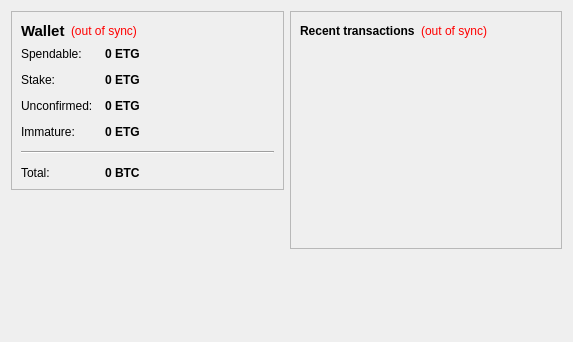
<?xml version="1.0" encoding="UTF-8"?>
<ui version="4.0">
 <class>OverviewPage</class>
 <widget class="QWidget" name="OverviewPage">
  <property name="geometry">
   <rect>
    <x>0</x>
    <y>0</y>
    <width>573</width>
    <height>342</height>
   </rect>
  </property>
  <property name="windowTitle">
   <string>Form</string>
  </property>
  <layout class="QHBoxLayout" name="horizontalLayout" stretch="1,1">
   <item>
    <layout class="QVBoxLayout" name="verticalLayout_2">
     <item>
      <widget class="QFrame" name="frame">
       <property name="frameShape">
        <enum>QFrame::StyledPanel</enum>
       </property>
       <property name="frameShadow">
        <enum>QFrame::Raised</enum>
       </property>
       <layout class="QVBoxLayout" name="verticalLayout_4">
        <item>
         <layout class="QHBoxLayout" name="horizontalLayout_4">
          <item>
           <widget class="QLabel" name="label_5">
            <property name="font">
             <font>
              <pointsize>11</pointsize>
              <weight>75</weight>
              <bold>true</bold>
             </font>
            </property>
            <property name="text">
             <string>Wallet</string>
            </property>
           </widget>
          </item>
          <item>
           <widget class="QLabel" name="labelWalletStatus">
            <property name="toolTip">
             <string>The displayed information may be out of date. Your wallet automatically synchronizes with the ServetCoin network after a connection is established, but this process has not completed yet.</string>
            </property>
            <property name="styleSheet">
             <string notr="true">QLabel { color: red; }</string>
            </property>
            <property name="text">
             <string notr="true">(out of sync)</string>
            </property>
            <property name="alignment">
             <set>Qt::AlignLeading|Qt::AlignLeft|Qt::AlignVCenter</set>
            </property>
           </widget>
          </item>
          <item>
           <spacer name="horizontalSpacer_2">
            <property name="orientation">
             <enum>Qt::Horizontal</enum>
            </property>
            <property name="sizeHint" stdset="0">
             <size>
              <width>40</width>
              <height>20</height>
             </size>
            </property>
           </spacer>
          </item>
         </layout>
        </item>
        <item>
         <layout class="QFormLayout" name="formLayout_2">
          <property name="fieldGrowthPolicy">
           <enum>QFormLayout::AllNonFixedFieldsGrow</enum>
          </property>
          <property name="horizontalSpacing">
           <number>12</number>
          </property>
          <property name="verticalSpacing">
           <number>12</number>
          </property>
          <item row="0" column="0">
           <widget class="QLabel" name="label">
            <property name="text">
             <string>Spendable:</string>
            </property>
           </widget>
          </item>
          <item row="0" column="1">
           <widget class="QLabel" name="labelBalance">
            <property name="font">
             <font>
              <weight>75</weight>
              <bold>true</bold>
             </font>
            </property>
            <property name="cursor">
             <cursorShape>IBeamCursor</cursorShape>
            </property>
            <property name="toolTip">
             <string>Your current spendable balance</string>
            </property>
            <property name="text">
             <string notr="true">0 ETG</string>
            </property>
            <property name="textInteractionFlags">
             <set>Qt::LinksAccessibleByMouse|Qt::TextSelectableByKeyboard|Qt::TextSelectableByMouse</set>
            </property>
           </widget>
          </item>
          <item row="1" column="0">
           <widget class="QLabel" name="label_6">
            <property name="text">
             <string>Stake:</string>
            </property>
           </widget>
          </item>
          <item row="1" column="1">
           <widget class="QLabel" name="labelStake">
            <property name="font">
             <font>
              <weight>75</weight>
              <bold>true</bold>
             </font>
            </property>
            <property name="cursor">
             <cursorShape>IBeamCursor</cursorShape>
            </property>
            <property name="toolTip">
             <string>Total of coins that was staked, and do not yet count toward the current balance</string>
            </property>
            <property name="text">
             <string notr="true">0 ETG</string>
            </property>
            <property name="textInteractionFlags">
             <set>Qt::LinksAccessibleByMouse|Qt::TextSelectableByKeyboard|Qt::TextSelectableByMouse</set>
            </property>
           </widget>
          </item>
          <item row="2" column="0">
           <widget class="QLabel" name="label_3">
            <property name="text">
             <string>Unconfirmed:</string>
            </property>
           </widget>
          </item>
          <item row="2" column="1">
           <widget class="QLabel" name="labelUnconfirmed">
            <property name="font">
             <font>
              <weight>75</weight>
              <bold>true</bold>
             </font>
            </property>
            <property name="cursor">
             <cursorShape>IBeamCursor</cursorShape>
            </property>
            <property name="toolTip">
             <string>Total of transactions that have yet to be confirmed, and do not yet count toward the current balance</string>
            </property>
            <property name="text">
             <string notr="true">0 ETG</string>
            </property>
            <property name="textInteractionFlags">
             <set>Qt::LinksAccessibleByMouse|Qt::TextSelectableByKeyboard|Qt::TextSelectableByMouse</set>
            </property>
           </widget>
          </item>
          <item row="3" column="0">
           <widget class="QLabel" name="labelImmatureText">
            <property name="text">
             <string>Immature:</string>
            </property>
           </widget>
          </item>
          <item row="3" column="1">
           <widget class="QLabel" name="labelImmature">
            <property name="font">
             <font>
              <weight>75</weight>
              <bold>true</bold>
             </font>
            </property>
            <property name="toolTip">
             <string>Mined balance that has not yet matured</string>
            </property>
            <property name="text">
             <string notr="true">0 ETG</string>
            </property>
            <property name="textInteractionFlags">
             <set>Qt::LinksAccessibleByMouse|Qt::TextSelectableByKeyboard|Qt::TextSelectableByMouse</set>
            </property>
           </widget>
          </item>
          <item row="4" column="0" colspan="2">
           <widget class="Line" name="line">
            <property name="orientation">
             <enum>Qt::Horizontal</enum>
            </property>
           </widget>
          </item>
          <item row="5" column="0">
           <widget class="QLabel" name="labelTotalText">
            <property name="text">
             <string>Total:</string>
            </property>
           </widget>
          </item>
          <item row="5" column="1">
           <widget class="QLabel" name="labelTotal">
            <property name="font">
             <font>
              <weight>75</weight>
              <bold>true</bold>
             </font>
            </property>
            <property name="cursor">
             <cursorShape>IBeamCursor</cursorShape>
            </property>
            <property name="toolTip">
             <string>Your current total balance</string>
            </property>
            <property name="text">
             <string notr="true">0 BTC</string>
            </property>
            <property name="textInteractionFlags">
             <set>Qt::LinksAccessibleByMouse|Qt::TextSelectableByKeyboard|Qt::TextSelectableByMouse</set>
            </property>
           </widget>
          </item>
         </layout>
        </item>
       </layout>
      </widget>
     </item>
     <item>
      <spacer name="verticalSpacer">
       <property name="orientation">
        <enum>Qt::Vertical</enum>
       </property>
       <property name="sizeHint" stdset="0">
        <size>
         <width>20</width>
         <height>40</height>
        </size>
       </property>
      </spacer>
     </item>
    </layout>
   </item>
   <item>
    <layout class="QVBoxLayout" name="verticalLayout_3">
     <item>
      <widget class="QFrame" name="frame_2">
       <property name="frameShape">
        <enum>QFrame::StyledPanel</enum>
       </property>
       <property name="frameShadow">
        <enum>QFrame::Raised</enum>
       </property>
       <layout class="QVBoxLayout" name="verticalLayout">
        <item>
         <layout class="QHBoxLayout" name="horizontalLayout_2">
          <item>
           <widget class="QLabel" name="label_4">
            <property name="text">
             <string>&lt;b&gt;Recent transactions&lt;/b&gt;</string>
            </property>
           </widget>
          </item>
          <item>
           <widget class="QLabel" name="labelTransactionsStatus">
            <property name="toolTip">
             <string>The displayed information may be out of date. Your wallet automatically synchronizes with the ServetCoin network after a connection is established, but this process has not completed yet.</string>
            </property>
            <property name="styleSheet">
             <string notr="true">QLabel { color: red; }</string>
            </property>
            <property name="text">
             <string notr="true">(out of sync)</string>
            </property>
            <property name="alignment">
             <set>Qt::AlignRight|Qt::AlignTrailing|Qt::AlignVCenter</set>
            </property>
           </widget>
          </item>
          <item>
           <spacer name="horizontalSpacer">
            <property name="orientation">
             <enum>Qt::Horizontal</enum>
            </property>
            <property name="sizeHint" stdset="0">
             <size>
              <width>40</width>
              <height>20</height>
             </size>
            </property>
           </spacer>
          </item>
         </layout>
        </item>
        <item>
         <widget class="QListView" name="listTransactions">
          <property name="styleSheet">
           <string notr="true">QListView { background: transparent; }</string>
          </property>
          <property name="frameShape">
           <enum>QFrame::NoFrame</enum>
          </property>
          <property name="verticalScrollBarPolicy">
           <enum>Qt::ScrollBarAlwaysOff</enum>
          </property>
          <property name="horizontalScrollBarPolicy">
           <enum>Qt::ScrollBarAlwaysOff</enum>
          </property>
          <property name="selectionMode">
           <enum>QAbstractItemView::NoSelection</enum>
          </property>
         </widget>
        </item>
       </layout>
      </widget>
     </item>
     <item>
      <spacer name="verticalSpacer_2">
       <property name="orientation">
        <enum>Qt::Vertical</enum>
       </property>
       <property name="sizeHint" stdset="0">
        <size>
         <width>20</width>
         <height>40</height>
        </size>
       </property>
      </spacer>
     </item>
    </layout>
   </item>
  </layout>
 </widget>
 <resources/>
 <connections/>
</ui>
